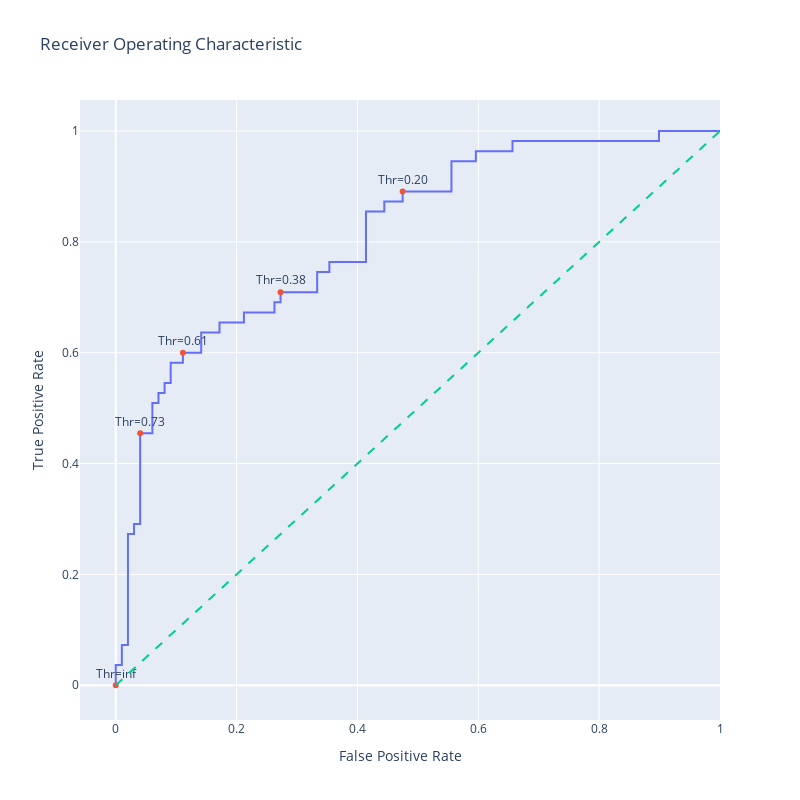

Notebook cell for this chart:
### Code cell
import plotly.graph_objects as go
import numpy as np


# Generate a trace for ROC curve
trace0 = go.Scatter(
    x=fpr,
    y=tpr,
    mode='lines',
    name='ROC curve'
)

# Only label every nth point to avoid cluttering
n = 10  
indices = np.arange(len(thresholds)) % n == 0  # Choose indices where index mod n is 0

trace1 = go.Scatter(
    x=fpr[indices], 
    y=tpr[indices], 
    mode='markers+text', 
    name='Threshold points', 
    text=[f"Thr={thr:.2f}" for thr in thresholds[indices]], 
    textposition='top center'
)


# Diagonal line
trace2 = go.Scatter(
    x=[0, 1], 
    y=[0, 1], 
    mode='lines', 
    name='Random (Area = 0.5)', 
    line=dict(dash='dash')
)

data = [trace0, trace1, trace2]

# Define layout with square aspect ratio
layout = go.Layout(
    title='Receiver Operating Characteristic',
    xaxis=dict(title='False Positive Rate'),
    yaxis=dict(title='True Positive Rate'),
    autosize=False,
    width=800,
    height=800,
    showlegend=False
)

# Define figure and add data
fig = go.Figure(data=data, layout=layout)

# Show figure
fig.show()

### Figure 1 — Plotly figure (JSON) as saved in the notebook; plotly's stock layout.template omitted (floating-point values rounded to 4 significant figures)
{"data": [{"mode": "lines", "name": "ROC curve", "type": "scatter", "x": [0, 0, 0, 0.0101, 0.0101, 0.0202, 0.0202, 0.0303, 0.0303, 0.0404, 0.0404, 0.06061, 0.06061, 0.07071, 0.07071, 0.08081, 0.08081, 0.09091, 0.09091, 0.1111, 0.1111, 0.1414, 0.1414, 0.1717, 0.1717, 0.2121, 0.2121, 0.2626, 0.2626, 0.2727, 0.2727, 0.3333, 0.3333, 0.3535, 0.3535, 0.4141, 0.4141, 0.4444, 0.4444, 0.4747, 0.4747, 0.5556, 0.5556, 0.596, 0.596, 0.6566, 0.6566, 0.899, 0.899, 1], "y": [0, 0.01818, 0.03636, 0.03636, 0.07273, 0.07273, 0.2727, 0.2727, 0.2909, 0.2909, 0.4545, 0.4545, 0.5091, 0.5091, 0.5273, 0.5273, 0.5455, 0.5455, 0.5818, 0.5818, 0.6, 0.6, 0.6364, 0.6364, 0.6545, 0.6545, 0.6727, 0.6727, 0.6909, 0.6909, 0.7091, 0.7091, 0.7455, 0.7455, 0.7636, 0.7636, 0.8545, 0.8545, 0.8727, 0.8727, 0.8909, 0.8909, 0.9455, 0.9455, 0.9636, 0.9636, 0.9818, 0.9818, 1, 1]}, {"mode": "markers+text", "name": "Threshold points", "text": ["Thr=inf", "Thr=0.73", "Thr=0.61", "Thr=0.38", "Thr=0.20"], "textposition": "top center", "type": "scatter", "x": [0, 0.0404, 0.1111, 0.2727, 0.4747], "y": [0, 0.4545, 0.6, 0.7091, 0.8909]}, {"line": {"dash": "dash"}, "mode": "lines", "name": "Random (Area = 0.5)", "type": "scatter", "x": [0, 1], "y": [0, 1]}], "layout": {"autosize": false, "height": 800, "showlegend": false, "title": {"text": "Receiver Operating Characteristic"}, "width": 800, "xaxis": {"title": {"text": "False Positive Rate"}}, "yaxis": {"title": {"text": "True Positive Rate"}}}}
